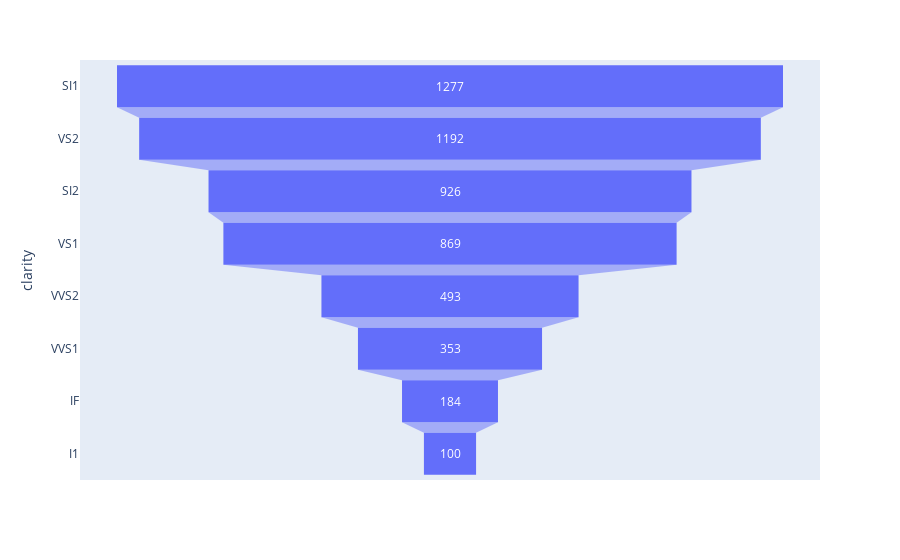

The code cell stored with this chart in its notebook:
### Code cell
#Funnel plot


clarity_count=df ['clarity'].value_counts().reset_index()
clarity_count.columns=['clarity','count']
fig=px.funnel(clarity_count, x='count', y='clarity')
fig.show()

### Figure 1 — Plotly figure (JSON) as saved in the notebook; plotly's stock layout.template omitted (floating-point values rounded to 4 significant figures)
{"data": [{"hovertemplate": "count=%{x}<br>clarity=%{y}<extra></extra>", "legendgroup": "", "marker": {"color": "#636efa"}, "name": "", "orientation": "h", "showlegend": false, "type": "funnel", "x": [1277, 1192, 926, 869, 493, 353, 184, 100], "xaxis": "x", "y": ["SI1", "VS2", "SI2", "VS1", "VVS2", "VVS1", "IF", "I1"], "yaxis": "y"}], "layout": {"legend": {"tracegroupgap": 0}, "margin": {"t": 60}, "xaxis": {"anchor": "y", "domain": [0, 1], "title": {"text": "count"}}, "yaxis": {"anchor": "x", "domain": [0, 1], "title": {"text": "clarity"}}}}
